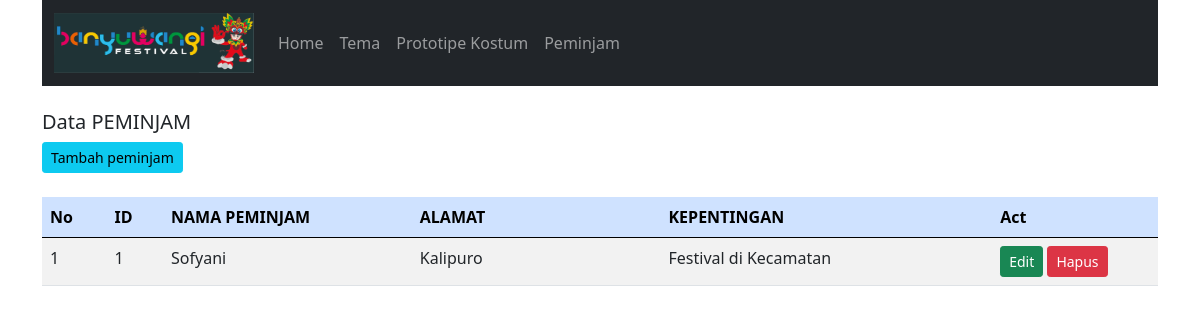
The page /Si_Inkos/index.php?target=peminjam on the database its author committed.
### tables this page shows
CREATE TABLE `peminjam` (
  `id_peminjam` int(11) NOT NULL,
  `nama_peminjam` varchar(20) NOT NULL,
  `alamat` varchar(20) NOT NULL,
  `kepentingan` varchar(50) NOT NULL
);

### Si_Inkos/Config/query_builder.php (called while the page is built, shortened)
<?php
class Query_builder implements Query
{
    private $v_db, $v_table, $v_select, $v_join, $v_where, $v_order_by, $v_query, $v_insert, $v_update, $v_delete;
    public function __construct($dataKoneksi)
    {
        $this->v_db = new \mysqli($dataKoneksi['host'], $dataKoneksi['user'], $dataKoneksi['password'], $dataKoneksi['dbname']);
    }
    public function table($table)
    {
        $this->v_table = $table;
        return $this;
    }
    public function get()
    {
        $this->v_query = "SELECT ";
        if (!empty($this->v_select)) {
            $this->v_query .= $this->v_select . "";
        } else {
            $this->v_query .= " * ";
        }
        $this->v_query .= " FROM " . $this->v_table . "";
        return $this;
    }
    public function resultArray()
    {
        $data = $this->v_db->query($this->v_query);
        $rows = array();
        while ($row = $data->fetch_array()) {
            $rows[] = $row;
        }
        return $rows;
    }
}
?>

### Si_Inkos/Master/peminjam.php (the view, shortened to what this page needs)
<?php
class Peminjam
{
    private $db;
    public function __construct($con)
    {
        $this->db = new Query_builder($con);
    }
    public function index()
    {
        $data = $this->db->table(' peminjam ')->get()->resultArray();
        $res = '<a href="?target=peminjam&act=tambah_peminjam" class="btn btn-info btn-sm">Tambah peminjam</a><br><br>
    <div class="table-responsive">
    <table class="table table-striped">
    <thead class="table-primary">
    <tr>
    <th>No</th>
    <th>ID </th>
    <th>NAMA PEMINJAM</th>
    <th>ALAMAT</th>
    <th>KEPENTINGAN</th>
    <th>Act</th>
    </tr>
    </thead>
    <tbody>';
        $no = 1;
        foreach ($data as $r) {
            $res .= '<tr>
            <td width="10">' . $no . '</td>
            <td width="15">' . $r['id_peminjam'] . '</td>
            <td width="150">' . $r['nama_peminjam'] . '</td>
            <td width="150">' . $r['alamat'] . '</td>
            <td width="200">' . $r['kepentingan'] . '</td>
            <td width="100">
        <a href="?target=peminjam&act=edit_peminjam&id_peminjam=' . $r['id_peminjam'] . '" class="btn btn-success btn-sm">Edit</a>
        <a href="?target=peminjam&act=delete_peminjam&id_peminjam=' . $r['id_peminjam'] . '" class="btn btn-danger btn-sm">Hapus</a>
        </td>';
            $no++;
        }
        $res .= '</tbody></table></div>';
        return $res;
    }
}

### rows shown on the page
peminjam: id_peminjam "1", nama_peminjam "Sofyani", alamat "Kalipuro", kepentingan "Festival di Kecamatan"

### other values the page prints
$r['Text'] "Home"
$r['Text'] "Tema"
$r['Text'] "Prototipe Kostum"
$r['Text'] "Peminjam"
$target "PEMINJAM"
